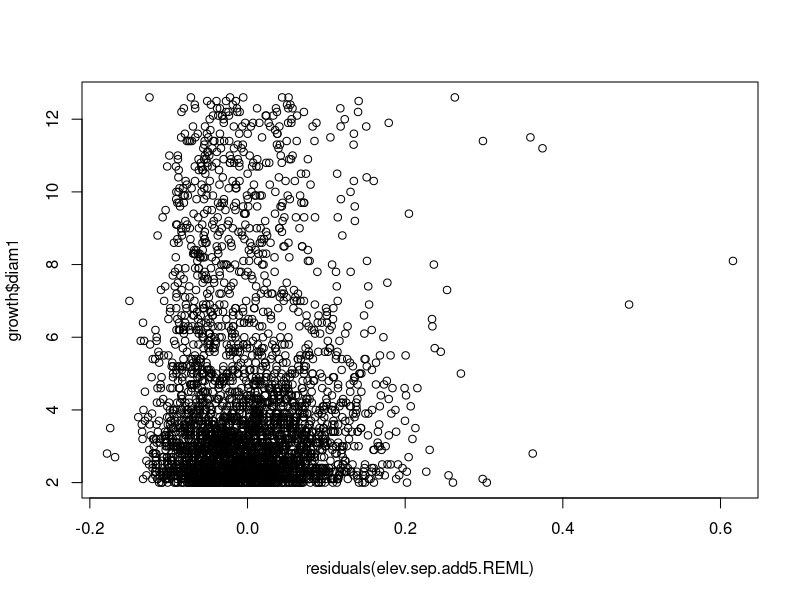
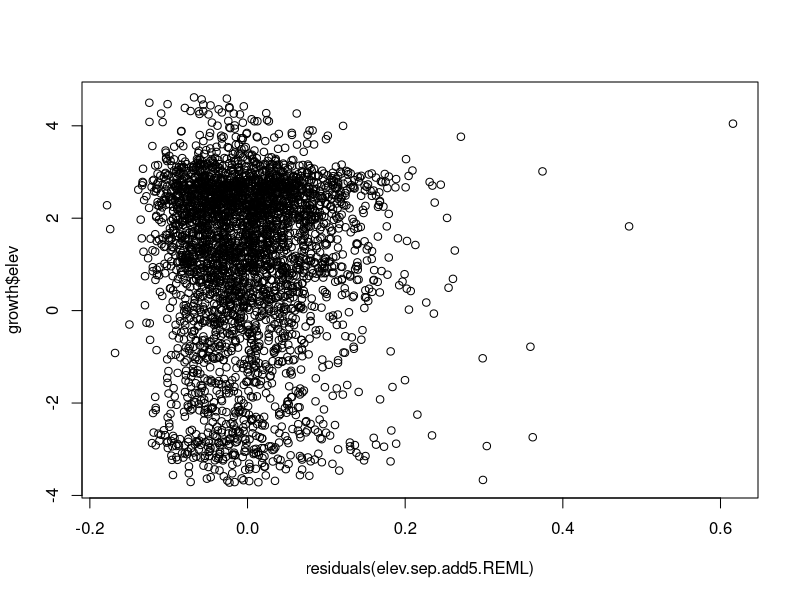
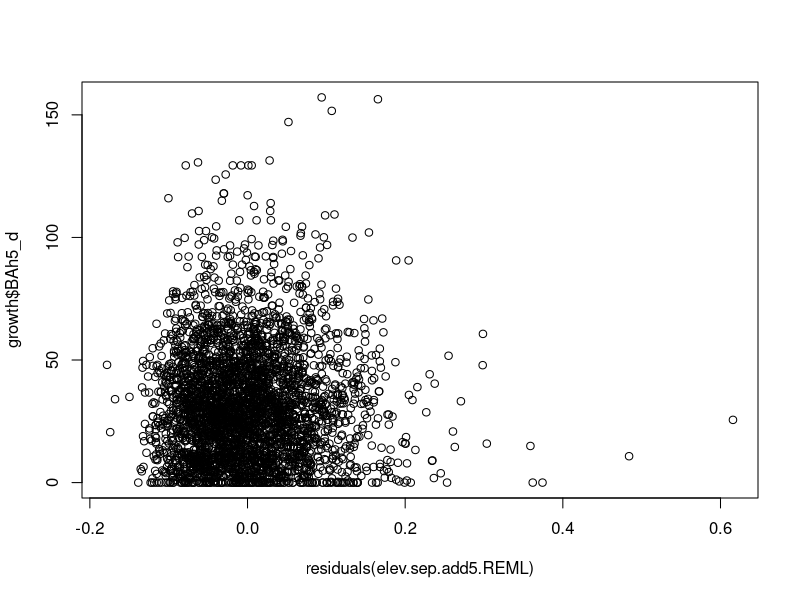
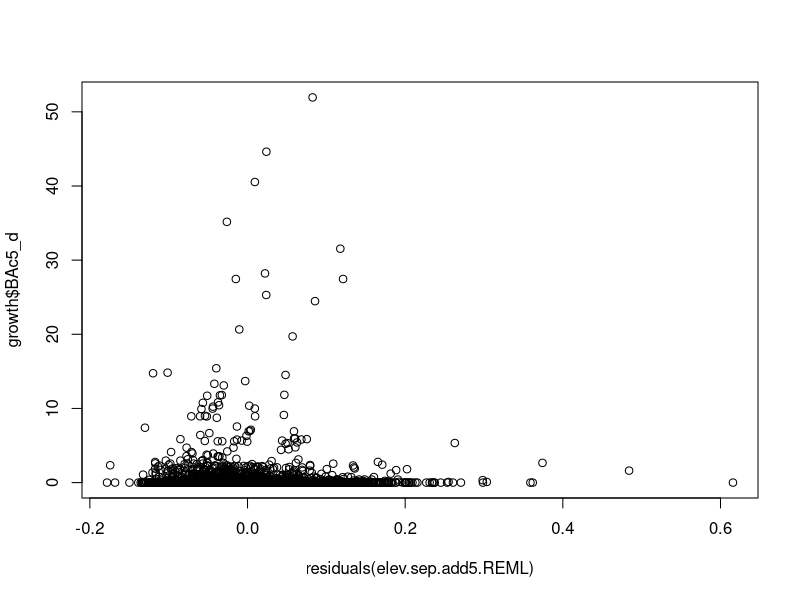
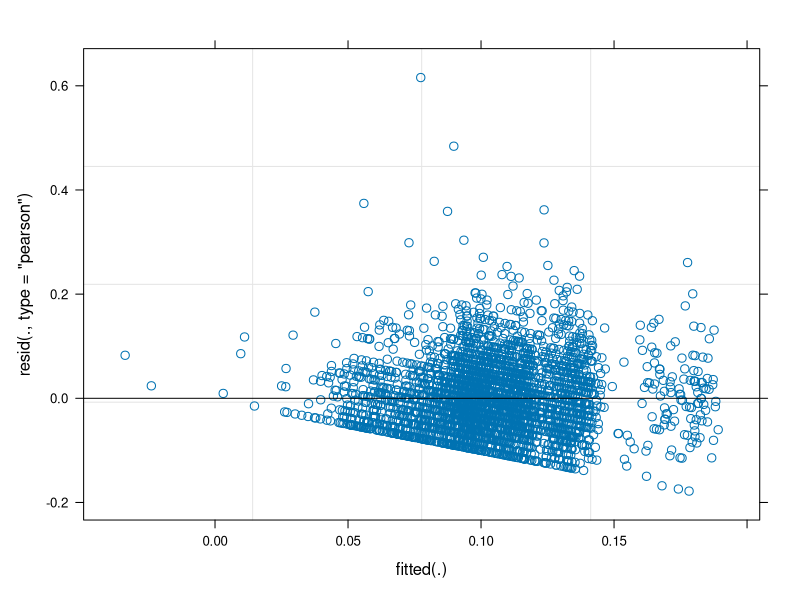

Reproduce these figures in R, in order. (Note: this script raises an error after producing the figures.)
## ---- chunk 1
knitr::opts_chunk$set(echo = FALSE)
## ---- chunk 2
x <- c("lme4", "lmerTest", "dplyr", "sjPlot", "gstat", "knitr")
lapply(x, require, character.only = TRUE)

# Data setup
growth <- read.csv("dat_with_soil_updated.csv", stringsAsFactors = FALSE)
colnames(growth)[colnames(growth) == "alt"] <- "elev"

growth <- growth[!is.na(growth$growth),]  # only return rows for saplings that have a growth rate
growth <- growth[growth$growth<=1,]   # remove probable measurement errors
growth$growth <- ifelse(growth$growth<0, 0, growth$growth)   # convert negative growth rates to "0"

growth$BAtot5 <- growth$BAc5 + growth$BAh5
growth$BAtot5_d <- growth$BAtot5 / (pi*(5^2))    # calculate densities
growth$BAc5_d <- growth$BAc5 / (pi*(5^2))
growth$BAh5_d <- growth$BAh5 / (pi*(5^2))
## ---- chunk 3
# run all competing models
elev.null <- lmer(log(growth+1) ~ diam1 + elev +
                (1|species), 
               REML = FALSE,
               data = growth)
elev.tot.add5 <- update(elev.null, .~. + BAtot5_d)
elev.sep.add5 <- update(elev.null, .~. + BAh5_d + BAc5_d)
elev.tot.int5 <- update(elev.null, .~. + elev*BAtot5_d)
elev.sep.int5 <- update(elev.null, .~. + elev*BAh5_d + elev*BAc5_d)
## ---- chunk 4
comp.tab.elev5 <- AIC(elev.null, elev.tot.add5, elev.sep.add5, elev.tot.int5, elev.sep.int5)
comp.tab.elev5$delta_AIC <- comp.tab.elev5$AIC - min(comp.tab.elev5$AIC)
comp.tab.elev5 <- cbind(comp.tab.elev5, 
                        BIC(elev.null, elev.tot.add5, elev.sep.add5, elev.tot.int5, elev.sep.int5)[2])
comp.tab.elev5$delta_BIC <- comp.tab.elev5$BIC - min(comp.tab.elev5$BIC)
kable(comp.tab.elev5)
## ---- chunk 5
# Re-run best performing model using REML
elev.sep.add5.REML <- lmer(log(growth+1) ~ diam1 + elev +
                          BAh5_d + BAc5_d +
                          (1|species),
                        REML = TRUE,
                        data = growth)
## ---- chunk 6
# Check model - plot residuals against covariates
plot(residuals(elev.sep.add5.REML), growth$diam1)
plot(residuals(elev.sep.add5.REML), growth$elev)
plot(residuals(elev.sep.add5.REML), growth$BAh5_d)
plot(residuals(elev.sep.add5.REML), growth$BAc5_d)
plot(elev.sep.add5.REML)
## ---- chunk 7
# Report model results from best-performing model
tab_model(elev.sep.add5.REML, pred.labels = c("(Intercept)", "Diameter", "Elevation", "Het BA at 5m", "Con BA at 5m"), dv.labels = "Log(sapling growth)", digits = 6, show.icc = FALSE, show.re.var = FALSE, title = "Elevation at 5m scale")
## ---- chunk 8
# run all competing models
gap.null <- lmer(log(growth+1) ~ diam1 + gap +
                (1|species), 
               REML = FALSE,
               data = growth)
gap.tot.add5 <- update(gap.null, .~. + BAtot5_d)
gap.sep.add5 <- update(gap.null, .~. + BAh5_d + BAc5_d)
gap.tot.int5 <- update(gap.null, .~. + gap*BAtot5_d)
gap.sep.int5 <- update(gap.null, .~. + gap*BAh5_d + gap*BAc5_d)
## ---- chunk 9
comp.tab.gap5 <- AIC(gap.null, gap.tot.add5, gap.sep.add5, gap.tot.int5, gap.sep.int5)
comp.tab.gap5$delta_AIC <- comp.tab.gap5$AIC - min(comp.tab.gap5$AIC)
comp.tab.gap5 <- cbind(comp.tab.gap5, 
                        BIC(gap.null, gap.tot.add5, gap.sep.add5, gap.tot.int5, gap.sep.int5)[2])
comp.tab.gap5$delta_BIC <- comp.tab.gap5$BIC - min(comp.tab.gap5$BIC)
kable(comp.tab.gap5)
## ---- chunk 10
# Re-run best performing model using REML
gap.sep.int5.REML <- lmer(log(growth+1) ~ diam1 + gap +
                          BAh5_d*gap + BAc5_d*gap +
                          (1|species),
                        REML = TRUE,
                        data = growth)
## ---- chunk 11
# Check model - plot residuals against covariates
plot(residuals(gap.sep.int5.REML), growth$diam1)
plot(residuals(gap.sep.int5.REML), growth$gap)
plot(residuals(gap.sep.int5.REML), growth$BAh5_d)
plot(residuals(gap.sep.int5.REML), growth$BAc5_d)
plot(gap.sep.int5.REML)
## ---- chunk 12
# Report model results from best-performing model
tab_model(gap.sep.int5.REML, pred.labels = c("(Intercept)", "Diameter", "Gap", "Het BA at 5m", "Con BA at 5m", "Het BA * Gap", "Con BA * Gap"), dv.labels = "Log(sapling growth)", digits = 6, show.icc = FALSE, show.re.var = FALSE, title = "Gap measure at 5m scale")
## ---- chunk 13
# run all competing models
org.null <- lmer(log(growth+1) ~ diam1 + org +
                (1|species), 
               REML = FALSE,
               data = growth)
org.tot.add5 <- update(org.null, .~. + BAtot5_d)
org.sep.add5 <- update(org.null, .~. + BAh5_d + BAc5_d)
org.tot.int5 <- update(org.null, .~. + org*BAtot5_d)
org.sep.int5 <- update(org.null, .~. + org*BAh5_d + org*BAc5_d)
## ---- chunk 14
comp.tab.org5 <- AIC(org.null, org.tot.add5, org.sep.add5, org.tot.int5, org.sep.int5)
comp.tab.org5$delta_AIC <- comp.tab.org5$AIC - min(comp.tab.org5$AIC)
comp.tab.org5 <- cbind(comp.tab.org5, 
                        BIC(org.null, org.tot.add5, org.sep.add5, org.tot.int5, org.sep.int5)[2])
comp.tab.org5$delta_BIC <- comp.tab.org5$BIC - min(comp.tab.org5$BIC)
kable(comp.tab.org5)
## ---- chunk 15
# Re-run best performing model using REML
org.sep.int5.REML <- lmer(log(growth+1) ~ diam1 + org +
                          BAh5_d*org + BAc5_d*org +
                          (1|species),
                        REML = TRUE,
                        data = growth)
## ---- chunk 16
# Check model - plot residuals against covariates
plot(residuals(org.sep.int5.REML), growth$diam1)
plot(residuals(org.sep.int5.REML), growth$org)
plot(residuals(org.sep.int5.REML), growth$BAh5_d)
plot(residuals(org.sep.int5.REML), growth$BAc5_d)
plot(org.sep.int5.REML)
## ---- chunk 17
# Report model results from best-performing model
tab_model(org.sep.int5.REML, pred.labels = c("(Intercept)", "Diameter", "Organic", "Het BA at 5m", "Con BA at 5m", "Het BA * Organic", "Con BA * Organic"), dv.labels = "Log(sapling growth)", digits = 6, show.icc = FALSE, show.re.var = FALSE, title = "Soil organic matter at 5m scale")
## ---- chunk 18
# run all competing models
cations.null <- lmer(log(growth+1) ~ diam1 + cations +
                (1|species), 
               REML = FALSE,
               data = growth)
cations.tot.add5 <- update(cations.null, .~. + BAtot5_d)
cations.sep.add5 <- update(cations.null, .~. + BAh5_d + BAc5_d)
cations.tot.int5 <- update(cations.null, .~. + cations*BAtot5_d)
cations.sep.int5 <- update(cations.null, .~. + cations*BAh5_d + cations*BAc5_d)
## ---- chunk 19
comp.tab.cations5 <- AIC(cations.null, cations.tot.add5, cations.sep.add5, cations.tot.int5, cations.sep.int5)
comp.tab.cations5$delta_AIC <- comp.tab.cations5$AIC - min(comp.tab.cations5$AIC)
comp.tab.cations5 <- cbind(comp.tab.cations5, 
                        BIC(cations.null, cations.tot.add5, cations.sep.add5, cations.tot.int5, cations.sep.int5)[2])
comp.tab.cations5$delta_BIC <- comp.tab.cations5$BIC - min(comp.tab.cations5$BIC)
kable(comp.tab.cations5)
## ---- chunk 20
# Re-run best performing model using REML
cations.sep.add5.REML <- lmer(log(growth+1) ~ diam1 + cations +
                          BAh5_d + BAc5_d +
                          (1|species),
                        REML = TRUE,
                        data = growth)
## ---- chunk 21
# Check model - plot residuals against covariates
plot(residuals(cations.sep.add5.REML), growth$diam1)
plot(residuals(cations.sep.add5.REML), growth$cations)
plot(residuals(cations.sep.add5.REML), growth$BAh5_d)
plot(residuals(cations.sep.add5.REML), growth$BAc5_d)
plot(cations.sep.add5.REML)
## ---- chunk 22
# Report model results from best-performing model
tab_model(cations.sep.add5.REML, pred.labels = c("(Intercept)", "Diameter", "Cations", "Het BA at 5m", "Con BA at 5m"), dv.labels = "Log(sapling growth)", digits = 6, show.icc = FALSE, show.re.var = FALSE, title = "Cations at 5m scale")
## ---- chunk 23
growth$BAtot10 <- growth$BAc10 + growth$BAh10
growth$BAtot10_d <- growth$BAtot10 / (pi*(10^2))
growth$BAc10_d <- growth$BAc10 / (pi*(10^2))
growth$BAh10_d <- growth$BAh10 / (pi*(10^2))
## ---- chunk 24
# run all competing models
elev.tot.add10 <- update(elev.null, .~. + BAtot10_d)
elev.sep.add10 <- update(elev.null, .~. + BAh10_d + BAc10_d)
elev.tot.int10 <- update(elev.null, .~. + elev*BAtot10_d)
elev.sep.int10 <- update(elev.null, .~. + elev*BAh10_d + elev*BAc10_d)
## ---- chunk 25
comp.tab.elev10 <- AIC(elev.null, elev.tot.add10, elev.sep.add10, elev.tot.int10, elev.sep.int10)
comp.tab.elev10$delta_AIC <- comp.tab.elev10$AIC - min(comp.tab.elev10$AIC)
comp.tab.elev10 <- cbind(comp.tab.elev10, 
                        BIC(elev.null, elev.tot.add10, elev.sep.add10, elev.tot.int10, elev.sep.int10)[2])
comp.tab.elev10$delta_BIC <- comp.tab.elev10$BIC - min(comp.tab.elev10$BIC)
kable(comp.tab.elev10)
## ---- chunk 26
# Re-run best performing model using REML
elev.sep.add10.REML <- lmer(log(growth+1) ~ diam1 + elev +
                          BAh10_d + BAc10_d +
                          (1|species),
                        REML = TRUE,
                        data = growth)
## ---- chunk 27
# Report model results from best-performing model
tab_model(elev.sep.add10.REML, pred.labels = c("(Intercept)", "Diameter", "Elevation", "Het BA at 10m", "Con BA at 10m"), dv.labels = "Log(sapling growth)", digits = 6, show.icc = FALSE, show.re.var = FALSE, title = "Elevation at 10m scale")
## ---- chunk 28
# run all competing models
gap.tot.add10 <- update(gap.null, .~. + BAtot10_d)
gap.sep.add10 <- update(gap.null, .~. + BAh10_d + BAc10_d)
gap.tot.int10 <- update(gap.null, .~. + gap*BAtot10_d)
gap.sep.int10 <- update(gap.null, .~. + gap*BAh10_d + gap*BAc10_d)
## ---- chunk 29
comp.tab.gap10 <- AIC(gap.null, gap.tot.add10, gap.sep.add10, gap.tot.int10, gap.sep.int10)
comp.tab.gap10$delta_AIC <- comp.tab.gap10$AIC - min(comp.tab.gap10$AIC)
comp.tab.gap10 <- cbind(comp.tab.gap10, 
                        BIC(gap.null, gap.tot.add10, gap.sep.add10, gap.tot.int10, gap.sep.int10)[2])
comp.tab.gap10$delta_BIC <- comp.tab.gap10$BIC - min(comp.tab.gap10$BIC)
kable(comp.tab.gap10)
## ---- chunk 30
# Re-run best performing model using REML
gap.sep.int10.REML <- lmer(log(growth+1) ~ diam1 + gap +
                          BAh10_d*gap + BAc10_d*gap +
                          (1|species),
                        REML = TRUE,
                        data = growth)
## ---- chunk 31
# Report model results from best-performing model
tab_model(gap.sep.int10.REML, pred.labels = c("(Intercept)", "Diameter", "Gap", "Het BA at 10m", "Con BA at 10m", "Het BA * Gap", "Con BA * Gap"), dv.labels = "Log(sapling growth)", digits = 6, show.icc = FALSE, show.re.var = FALSE, title = "Gap measure at 10m scale")
## ---- chunk 32
# run all competing models
org.tot.add10 <- update(org.null, .~. + BAtot10_d)
org.sep.add10 <- update(org.null, .~. + BAh10_d + BAc10_d)
org.tot.int10 <- update(org.null, .~. + org*BAtot10_d)
org.sep.int10 <- update(org.null, .~. + org*BAh10_d + org*BAc10_d)
## ---- chunk 33
comp.tab.org10 <- AIC(org.null, org.tot.add10, org.sep.add10, org.tot.int10, org.sep.int10)
comp.tab.org10$delta_AIC <- comp.tab.org10$AIC - min(comp.tab.org10$AIC)
comp.tab.org10 <- cbind(comp.tab.org10, 
                        BIC(org.null, org.tot.add10, org.sep.add10, org.tot.int10, org.sep.int10)[2])
comp.tab.org10$delta_BIC <- comp.tab.org10$BIC - min(comp.tab.org10$BIC)
kable(comp.tab.org10)
## ---- chunk 34
# Re-run best performing model using REML
org.sep.add10.REML <- lmer(log(growth+1) ~ diam1 + org +
                          BAh10_d + BAc10_d +
                          (1|species),
                        REML = TRUE,
                        data = growth)
## ---- chunk 35
# Report model results from best-performing model
tab_model(org.sep.add10.REML, pred.labels = c("(Intercept)", "Diameter", "Organic", "Het BA at 10m", "Con BA at 10m"), dv.labels = "Log(sapling growth)", digits = 6, show.icc = FALSE, show.re.var = FALSE, title = "Soil organic matter at 10m scale")
## ---- chunk 36
# run all competing models
cations.tot.add10 <- update(cations.null, .~. + BAtot10_d)
cations.sep.add10 <- update(cations.null, .~. + BAh10_d + BAc10_d)
cations.tot.int10 <- update(cations.null, .~. + cations*BAtot10_d)
cations.sep.int10 <- update(cations.null, .~. + cations*BAh10_d + cations*BAc10_d)
## ---- chunk 37
comp.tab.cations10 <- AIC(cations.null, cations.tot.add10, cations.sep.add10, cations.tot.int10, cations.sep.int10)
comp.tab.cations10$delta_AIC <- comp.tab.cations10$AIC - min(comp.tab.cations10$AIC)
comp.tab.cations10 <- cbind(comp.tab.cations10, 
                        BIC(cations.null, cations.tot.add10, cations.sep.add10, cations.tot.int10, cations.sep.int10)[2])
comp.tab.cations10$delta_BIC <- comp.tab.cations10$BIC - min(comp.tab.cations10$BIC)
kable(comp.tab.cations10)
## ---- chunk 38
# Re-run best performing model using REML
cations.sep.add10.REML <- lmer(log(growth+1) ~ diam1 + cations +
                          BAh10_d + BAc10_d +
                          (1|species),
                        REML = TRUE,
                        data = growth)
## ---- chunk 39
# Report model results from best-performing model
tab_model(cations.sep.add10.REML, pred.labels = c("(Intercept)", "Diameter", "Cations", "Het BA at 10m", "Con BA at 10m"), dv.labels = "Log(sapling growth)", digits = 6, show.icc = FALSE, show.re.var = FALSE, title = "Cations at 10m scale")
## ---- chunk 40
growth$BAtot15 <- growth$BAc15 + growth$BAh15
growth$BAtot15_d <- growth$BAtot15 / (pi*(15^2))
growth$BAc15_d <- growth$BAc15 / (pi*(15^2))
growth$BAh15_d <- growth$BAh15 / (pi*(15^2))
## ---- chunk 41
# run all competing models
elev.tot.add15 <- update(elev.null, .~. + BAtot15_d)
elev.sep.add15 <- update(elev.null, .~. + BAh15_d + BAc15_d)
elev.tot.int15 <- update(elev.null, .~. + elev*BAtot15_d)
elev.sep.int15 <- update(elev.null, .~. + elev*BAh15_d + elev*BAc15_d)
## ---- chunk 42
comp.tab.elev15 <- AIC(elev.null, elev.tot.add15, elev.sep.add15, elev.tot.int15, elev.sep.int15)
comp.tab.elev15$delta_AIC <- comp.tab.elev15$AIC - min(comp.tab.elev15$AIC)
comp.tab.elev15 <- cbind(comp.tab.elev15, 
                        BIC(elev.null, elev.tot.add15, elev.sep.add15, elev.tot.int15, elev.sep.int15)[2])
comp.tab.elev15$delta_BIC <- comp.tab.elev15$BIC - min(comp.tab.elev15$BIC)
kable(comp.tab.elev15)
## ---- chunk 43
# Re-run best performing model using REML
elev.sep.add15.REML <- lmer(log(growth+1) ~ diam1 + elev +
                          BAh15_d + BAc15_d +
                          (1|species),
                        REML = TRUE,
                        data = growth)
## ---- chunk 44
# Report model results from best-performing model
tab_model(elev.sep.add15.REML, pred.labels = c("(Intercept)", "Diameter", "Elevation", "Het BA at 15m", "Con BA at 15m"), dv.labels = "Log(sapling growth)", digits = 6, show.icc = FALSE, show.re.var = FALSE, title = "Elevation at 15m scale")
## ---- chunk 45
# run all competing models
gap.tot.add15 <- update(gap.null, .~. + BAtot15_d)
gap.sep.add15 <- update(gap.null, .~. + BAh15_d + BAc15_d)
gap.tot.int15 <- update(gap.null, .~. + gap*BAtot15_d)
gap.sep.int15 <- update(gap.null, .~. + gap*BAh15_d + gap*BAc15_d)
## ---- chunk 46
comp.tab.gap15 <- AIC(gap.null, gap.tot.add15, gap.sep.add15, gap.tot.int15, gap.sep.int15)
comp.tab.gap15$delta_AIC <- comp.tab.gap15$AIC - min(comp.tab.gap15$AIC)
comp.tab.gap15 <- cbind(comp.tab.gap15, 
                        BIC(gap.null, gap.tot.add15, gap.sep.add15, gap.tot.int15, gap.sep.int15)[2])
comp.tab.gap15$delta_BIC <- comp.tab.gap15$BIC - min(comp.tab.gap15$BIC)
kable(comp.tab.gap15)
## ---- chunk 47
# Re-run best performing model using REML
gap.sep.add15.REML <- lmer(log(growth+1) ~ diam1 + gap +
                          BAh15_d + BAc15_d +
                          (1|species),
                        REML = TRUE,
                        data = growth)
## ---- chunk 48
# Report model results from best-performing model
tab_model(gap.sep.add15.REML, pred.labels = c("(Intercept)", "Diameter", "Gap", "Het BA at 15m", "Con BA at 15m"), dv.labels = "Log(sapling growth)", digits = 6, show.icc = FALSE, show.re.var = FALSE, title = "Gap measure at 15m scale")
## ---- chunk 49
# run all competing models
org.tot.add15 <- update(org.null, .~. + BAtot15_d)
org.sep.add15 <- update(org.null, .~. + BAh15_d + BAc15_d)
org.tot.int15 <- update(org.null, .~. + org*BAtot15_d)
org.sep.int15 <- update(org.null, .~. + org*BAh15_d + org*BAc15_d)
## ---- chunk 50
comp.tab.org15 <- AIC(org.null, org.tot.add15, org.sep.add15, org.tot.int15, org.sep.int15)
comp.tab.org15$delta_AIC <- comp.tab.org15$AIC - min(comp.tab.org15$AIC)
comp.tab.org15 <- cbind(comp.tab.org15, 
                        BIC(org.null, org.tot.add15, org.sep.add15, org.tot.int15, org.sep.int15)[2])
comp.tab.org15$delta_BIC <- comp.tab.org15$BIC - min(comp.tab.org15$BIC)
kable(comp.tab.org15)
## ---- chunk 51
# Re-run best performing model using REML
org.sep.int15.REML <- lmer(log(growth+1) ~ diam1 + org +
                          BAh15_d*org + BAc15_d*org +
                          (1|species),
                        REML = TRUE,
                        data = growth)
## ---- chunk 52
# Report model results from best-performing model
tab_model(org.sep.int15.REML, pred.labels = c("(Intercept)", "Diameter", "Organic", "Het BA at 15m", "Con BA at 15m", "Het BA * Organic", "Con BA * Organic"), dv.labels = "Log(sapling growth)", digits = 6, show.icc = FALSE, show.re.var = FALSE, title = "Soil organic matter at 15m scale")
## ---- chunk 53
# run all competing models
cations.tot.add15 <- update(cations.null, .~. + BAtot15_d)
cations.sep.add15 <- update(cations.null, .~. + BAh15_d + BAc15_d)
cations.tot.int15 <- update(cations.null, .~. + cations*BAtot15_d)
cations.sep.int15 <- update(cations.null, .~. + cations*BAh15_d + cations*BAc15_d)
## ---- chunk 54
comp.tab.cations15 <- AIC(cations.null, cations.tot.add15, cations.sep.add15, cations.tot.int15, cations.sep.int15)
comp.tab.cations15$delta_AIC <- comp.tab.cations15$AIC - min(comp.tab.cations15$AIC)
comp.tab.cations15 <- cbind(comp.tab.cations15, 
                        BIC(cations.null, cations.tot.add15, cations.sep.add15, cations.tot.int15, cations.sep.int15)[2])
comp.tab.cations15$delta_BIC <- comp.tab.cations15$BIC - min(comp.tab.cations15$BIC)
kable(comp.tab.cations15)
## ---- chunk 55
# Re-run best performing model using REML
cations.sep.int15.REML <- lmer(log(growth+1) ~ diam1 + cations +
                          BAh15_d*cations + BAc15_d*cations +
                          (1|species),
                        REML = TRUE,
                        data = growth)
## ---- chunk 56
# Report model results from best-performing model
tab_model(cations.sep.int15.REML, pred.labels = c("(Intercept)", "Diameter", "Cations", "Het BA at 15m", "Con BA at 15m", "Het BA * Cations", "Con BA * Cations"), dv.labels = "Log(sapling growth)", digits = 6, show.icc = FALSE, show.re.var = FALSE, title = "Cations at 15m scale")
## ---- chunk 57
growth$BAtot20 <- growth$BAc20 + growth$BAh20
growth$BAtot20_d <- growth$BAtot20 / (pi*(20^2))
growth$BAc20_d <- growth$BAc20 / (pi*(20^2))
growth$BAh20_d <- growth$BAh20 / (pi*(20^2))
## ---- chunk 58
# run all competing models
elev.tot.add20 <- update(elev.null, .~. + BAtot20_d)
elev.sep.add20 <- update(elev.null, .~. + BAh20_d + BAc20_d)
elev.tot.int20 <- update(elev.null, .~. + elev*BAtot20_d)
elev.sep.int20 <- update(elev.null, .~. + elev*BAh20_d + elev*BAc20_d)
## ---- chunk 59
comp.tab.elev20 <- AIC(elev.null, elev.tot.add20, elev.sep.add20, elev.tot.int20, elev.sep.int20)
comp.tab.elev20$delta_AIC <- comp.tab.elev20$AIC - min(comp.tab.elev20$AIC)
comp.tab.elev20 <- cbind(comp.tab.elev20, 
                        BIC(elev.null, elev.tot.add20, elev.sep.add20, elev.tot.int20, elev.sep.int20)[2])
comp.tab.elev20$delta_BIC <- comp.tab.elev20$BIC - min(comp.tab.elev20$BIC)
kable(comp.tab.elev20)
## ---- chunk 60
# Re-run best performing model using REML
elev.sep.add20.REML <- lmer(log(growth+1) ~ diam1 + elev +
                          BAh20_d + BAc20_d +
                          (1|species),
                        REML = TRUE,
                        data = growth)
## ---- chunk 61
# Report model results from best-performing model
tab_model(elev.sep.add20.REML, pred.labels = c("(Intercept)", "Diameter", "Elevation", "Het BA at 20m", "Con BA at 20m"), dv.labels = "Log(sapling growth)", digits = 6, show.icc = FALSE, show.re.var = FALSE, title = "Elevation at 20m scale")
## ---- chunk 62
# run all competing models
gap.tot.add20 <- update(gap.null, .~. + BAtot20_d)
gap.sep.add20 <- update(gap.null, .~. + BAh20_d + BAc20_d)
gap.tot.int20 <- update(gap.null, .~. + gap*BAtot20_d)
gap.sep.int20 <- update(gap.null, .~. + gap*BAh20_d + gap*BAc20_d)
## ---- chunk 63
comp.tab.gap20 <- AIC(gap.null, gap.tot.add20, gap.sep.add20, gap.tot.int20, gap.sep.int20)
comp.tab.gap20$delta_AIC <- comp.tab.gap20$AIC - min(comp.tab.gap20$AIC)
comp.tab.gap20 <- cbind(comp.tab.gap20, 
                        BIC(gap.null, gap.tot.add20, gap.sep.add20, gap.tot.int20, gap.sep.int20)[2])
comp.tab.gap20$delta_BIC <- comp.tab.gap20$BIC - min(comp.tab.gap20$BIC)
kable(comp.tab.gap20)
## ---- chunk 64
# Re-run best performing model using REML
gap.sep.add20.REML <- lmer(log(growth+1) ~ diam1 + gap +
                          BAh20_d + BAc20_d +
                          (1|species),
                        REML = TRUE,
                        data = growth)
## ---- chunk 65
# Report model results from best-performing model
tab_model(gap.sep.add20.REML, pred.labels = c("(Intercept)", "Diameter", "Gap", "Het BA at 20m", "Con BA at 20m"), dv.labels = "Log(sapling growth)", digits = 6, show.icc = FALSE, show.re.var = FALSE, title = "Gap measure at 20m scale")
## ---- chunk 66
# run all competing models
org.tot.add20 <- update(org.null, .~. + BAtot20_d)
org.sep.add20 <- update(org.null, .~. + BAh20_d + BAc20_d)
org.tot.int20 <- update(org.null, .~. + org*BAtot20_d)
org.sep.int20 <- update(org.null, .~. + org*BAh20_d + org*BAc20_d)
## ---- chunk 67
comp.tab.org20 <- AIC(org.null, org.tot.add20, org.sep.add20, org.tot.int20, org.sep.int20)
comp.tab.org20$delta_AIC <- comp.tab.org20$AIC - min(comp.tab.org20$AIC)
comp.tab.org20 <- cbind(comp.tab.org20, 
                        BIC(org.null, org.tot.add20, org.sep.add20, org.tot.int20, org.sep.int20)[2])
comp.tab.org20$delta_BIC <- comp.tab.org20$BIC - min(comp.tab.org20$BIC)
kable(comp.tab.org20)
## ---- chunk 68
# Re-run best performing model using REML
org.sep.int20.REML <- lmer(log(growth+1) ~ diam1 + org +
                          BAh20_d*org + BAc20_d*org +
                          (1|species),
                        REML = TRUE,
                        data = growth)
## ---- chunk 69
# Report model results from best-performing model
tab_model(org.sep.int20.REML, pred.labels = c("(Intercept)", "Diameter", "Organic", "Het BA at 20m", "Con BA at 20m", "Het BA * Organic", "Con BA * Organic"), dv.labels = "Log(sapling growth)", digits = 6, show.icc = FALSE, show.re.var = FALSE, title = "Soil organic matter at 20m scale")
## ---- chunk 70
# run all competing models
cations.tot.add20 <- update(cations.null, .~. + BAtot20_d)
cations.sep.add20 <- update(cations.null, .~. + BAh20_d + BAc20_d)
cations.tot.int20 <- update(cations.null, .~. + cations*BAtot20_d)
cations.sep.int20 <- update(cations.null, .~. + cations*BAh20_d + cations*BAc20_d)
## ---- chunk 71
comp.tab.cations20 <- AIC(cations.null, cations.tot.add20, cations.sep.add20, cations.tot.int20, cations.sep.int20)
comp.tab.cations20$delta_AIC <- comp.tab.cations20$AIC - min(comp.tab.cations20$AIC)
comp.tab.cations20 <- cbind(comp.tab.cations20, 
                        BIC(cations.null, cations.tot.add20, cations.sep.add20, cations.tot.int20, cations.sep.int20)[2])
comp.tab.cations20$delta_BIC <- comp.tab.cations20$BIC - min(comp.tab.cations20$BIC)
kable(comp.tab.cations20)
## ---- chunk 72
# Re-run best performing model using REML
cations.sep.add20.REML <- lmer(log(growth+1) ~ diam1 + cations +
                          BAh20_d + BAc20_d +
                          (1|species),
                        REML = TRUE,
                        data = growth)
## ---- chunk 73
# Report model results from best-performing model
tab_model(cations.sep.add20.REML, pred.labels = c("(Intercept)", "Diameter", "Cations", "Het BA at 20m", "Con BA at 20m"), dv.labels = "Log(sapling growth)", digits = 6, show.icc = FALSE, show.re.var = FALSE, title = "Cations at 20m scale")
## ---- chunk 74
ge.vgm <- variogram(resid(elev.sep.add5.REML)~1, loc= ~X+Y, data=growth)
gg.vgm <- variogram(resid(gap.sep.int5.REML)~1, loc= ~X+Y, data=growth)
go.vgm <- variogram(resid(org.sep.int5.REML)~1, loc= ~X+Y, data=growth)
gf.vgm <- variogram(resid(cations.sep.add20.REML)~1, loc= ~X+Y, data=growth)

plot(ge.vgm, main="Elevation, 5m scale")
plot(gg.vgm, main="Gap measure, 5m scale")
plot(go.vgm, main="Soil organic matter, 5m scale")
plot(gf.vgm, main="Cations, 5m scale")


ge.vgm <- variogram(resid(elev.sep.add10.REML)~1, loc= ~X+Y, data=growth)
gg.vgm <- variogram(resid(gap.sep.int10.REML)~1, loc= ~X+Y, data=growth)
go.vgm <- variogram(resid(org.sep.add10.REML)~1, loc= ~X+Y, data=growth)
gf.vgm <- variogram(resid(cations.sep.add20.REML)~1, loc= ~X+Y, data=growth)

plot(ge.vgm, main="Elevation, 10m scale")
plot(gg.vgm, main="Gap measure, 10m scale")
plot(go.vgm, main="Soil organic matter, 10m scale")
plot(gf.vgm, main="Cations, 10m scale")


ge.vgm <- variogram(resid(elev.sep.add15.REML)~1, loc= ~X+Y, data=growth)
gg.vgm <- variogram(resid(gap.sep.add15.REML)~1, loc= ~X+Y, data=growth)
go.vgm <- variogram(resid(org.sep.int15.REML)~1, loc= ~X+Y, data=growth)
gf.vgm <- variogram(resid(cations.sep.int15.REML)~1, loc= ~X+Y, data=growth)

plot(ge.vgm, main="Elevation, 15m scale")
plot(gg.vgm, main="Gap measure, 15m scale")
plot(go.vgm, main="Soil organic matter, 15m scale")
plot(gf.vgm, main="Cations, 15m scale")


ge.vgm <- variogram(resid(elev.sep.add20.REML)~1, loc= ~X+Y, data=growth)
gg.vgm <- variogram(resid(gap.sep.add20.REML)~1, loc= ~X+Y, data=growth)
go.vgm <- variogram(resid(org.sep.int20.REML)~1, loc= ~X+Y, data=growth)
gf.vgm <- variogram(resid(cations.sep.add20.REML)~1, loc= ~X+Y, data=growth)

plot(ge.vgm, main="Elevation, 20m scale")
plot(gg.vgm, main="Gap measure, 20m scale")
plot(go.vgm, main="Soil organic matter, 20m scale")
plot(gf.vgm, main="Cations, 20m scale")

